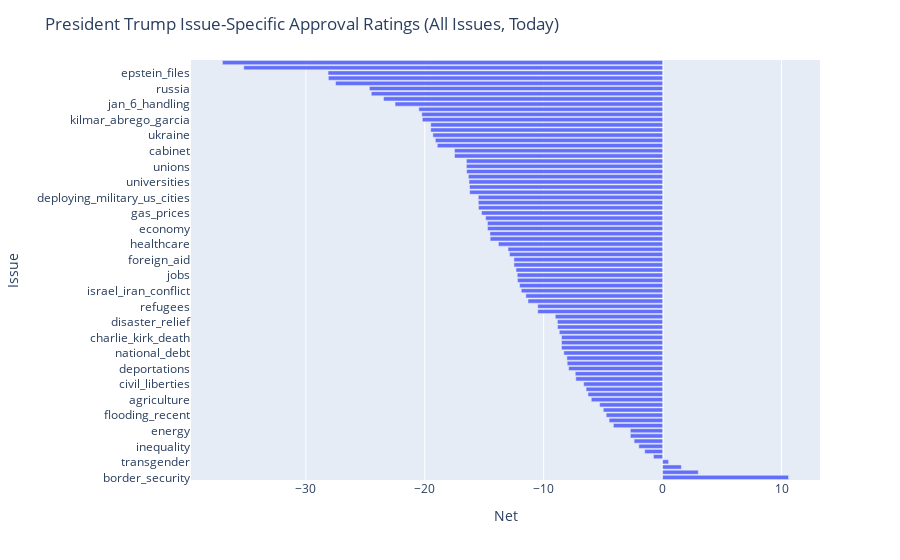

Notebook source saved alongside this figure:
### Code cell
fig = px.bar(all_issues_approval, x='net', y='issue')
fig.update_layout(
    title='President Trump Issue-Specific Approval Ratings (All Issues, Today)',
    xaxis_title='Net',
    yaxis_title='Issue',
    legend_title='Legend',
)
fig.show()

### Figure 1 — Plotly figure (JSON) as saved in the notebook; plotly's stock layout.template omitted (floating-point values rounded to 4 significant figures)
{"data": [{"hovertemplate": "net=%{x}<br>issue=%{y}<extra></extra>", "legendgroup": "", "marker": {"color": "#636efa", "pattern": {"shape": ""}}, "name": "", "orientation": "h", "showlegend": false, "textposition": "auto", "type": "bar", "x": [10.59, 3.001, 1.577, 0.505, -0.7705, -1.503, -1.999, -2.396, -2.714, -2.718, -4.141, -4.501, -4.745, -4.989, -5.292, -5.999, -6.274, -6.435, -6.636, -7.3, -7.346, -7.901, -8.025, -8.051, -8.307, -8.499, -8.501, -8.501, -8.689, -8.835, -8.85, -9.025, -10.5, -10.5, -11.32, -11.5, -11.89, -12.02, -12.2, -12.23, -12.33, -12.5, -12.5, -12.88, -13.0, -13.81, -14.5, -14.52, -14.72, -14.73, -14.88, -15.23, -15.48, -15.5, -15.5, -16.22, -16.24, -16.28, -16.34, -16.48, -16.5, -16.5, -17.5, -17.5, -18.95, -19.11, -19.32, -19.5, -19.5, -20.21, -20.25, -20.5, -22.5, -23.47, -24.5, -24.66, -27.5, -28.11, -28.13, -35.23, -37.02], "xaxis": "x", "y": ["border_security", "defense", "democracy", "transgender", "national_security", "taxes", "inequality", "crime", "criminal_justice", "energy", "lgbtq", "death_penalty", "flooding_recent", "military", "immigration", "agriculture", "govt_management", "corruption", "civil_liberties", "environment", "education", "deportations", "china", "israel", "national_debt", "dei", "dc_takeover", "charlie_kirk_death", "relations_with_media", "foreign_policy", "disaster_relief", "north_korea", "cybersecurity", "refugees", "iran", "consumer_protection", "israel_iran_conflict", "canada", "rule_of_law", "jobs", "vaccines", "ai", "foreign_aid", "federal_workforce", "middle_east", "healthcare", "social_security", "free_speech", "economy", "abortion", "climate_change", "gas_prices", "guns", "womens_rights", "deploying_military_us_cities", "national_politics", "trade_tariffs", "universities", "civil_rights", "cryptocurrency", "unions", "childcare", "doge", "cabinet", "israel_palestine", "govt_spending", "ukraine", "housing", "executive_orders", "kilmar_abrego_garcia", "judiciary_politicization", "political_violence", "jan_6_handling", "race_relations", "medicaire_medicaid", "russia", "pardons", "inflation", "epstein_files", "stock_market", "unity"], "yaxis": "y"}], "layout": {"barmode": "relative", "legend": {"title": {"text": "Legend"}, "tracegroupgap": 0}, "margin": {"t": 60}, "title": {"text": "President Trump Issue-Specific Approval Ratings (All Issues, Today)"}, "xaxis": {"anchor": "y", "domain": [0, 1], "title": {"text": "Net"}}, "yaxis": {"anchor": "x", "domain": [0, 1], "title": {"text": "Issue"}}}}
